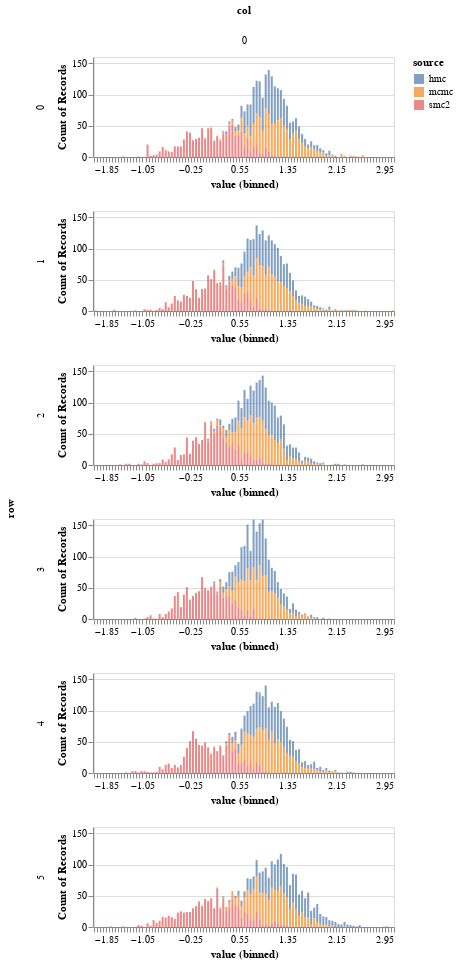

The code cell stored with this chart in its notebook:
### Markdown cell above
## Plot MCMC samples

### Code cell
param = 'beta'
df = get_post_df(ps_mcmc[param]) 
df['source'] = 'mcmc'

df2 = get_post_df(ps_hmc[param]) 
df2['source'] = 'hmc'

df3 = get_post_df(ps_smc2[param]) 
df3['source'] = 'smc2'

plot_histogram(pd.concat([df,df2, df3]), opacity = 0.7, height=100)

### Figure 1 — Vega-Lite specification as saved in the notebook (floating-point values rounded to 4 significant figures; data arrays with more than 128 entries replaced by an {"elided": "..."} marker saying what was removed)
{"config": {"view": {"continuousWidth": 400, "continuousHeight": 300}}, "data": {"name": "data-255cdfef33fc86ac72dc01517f46c10d"}, "mark": {"type": "bar", "opacity": 0.7}, "encoding": {"color": {"type": "nominal", "field": "source"}, "column": {"type": "quantitative", "field": "col"}, "row": {"type": "quantitative", "field": "row"}, "x": {"type": "quantitative", "bin": {"maxbins": 100}, "field": "value"}, "y": {"type": "quantitative", "aggregate": "count"}}, "height": 100, "resolve": {"scale": {"x": "independent"}}, "width": 300, "$schema": "https://vega.github.io/schema/vega-lite/v4.8.1.json", "datasets": {"data-255cdfef33fc86ac72dc01517f46c10d": {"elided": "18000 records"}}}
